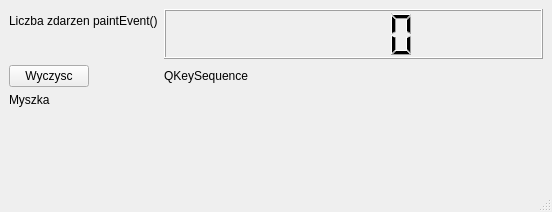
<?xml version="1.0" encoding="UTF-8"?>
<ui version="4.0">
 <class>Ui_KSL</class>
 <widget class="QMainWindow" name="Ui_KSL">
  <property name="geometry">
   <rect>
    <x>0</x>
    <y>0</y>
    <width>552</width>
    <height>212</height>
   </rect>
  </property>
  <property name="windowTitle">
   <string>MainWindow</string>
  </property>
  <widget class="QWidget" name="centralwidget">
   <layout class="QFormLayout" name="formLayout">
    <property name="labelAlignment">
     <set>Qt::AlignLeading|Qt::AlignLeft|Qt::AlignVCenter</set>
    </property>
    <property name="formAlignment">
     <set>Qt::AlignLeading|Qt::AlignLeft|Qt::AlignTop</set>
    </property>
    <item row="0" column="0">
     <widget class="QLabel" name="label">
      <property name="text">
       <string>Liczba zdarzen paintEvent()</string>
      </property>
     </widget>
    </item>
    <item row="0" column="1">
     <widget class="QLCDNumber" name="lcdNumber">
      <property name="minimumSize">
       <size>
        <width>0</width>
        <height>50</height>
       </size>
      </property>
     </widget>
    </item>
    <item row="1" column="0">
     <widget class="QPushButton" name="clearButton">
      <property name="text">
       <string>Wyczysc</string>
      </property>
     </widget>
    </item>
    <item row="1" column="1">
     <widget class="QLabel" name="label_2">
      <property name="text">
       <string>QKeySequence</string>
      </property>
     </widget>
    </item>
    <item row="2" column="0">
     <widget class="QLabel" name="mouseLabel">
      <property name="text">
       <string>Myszka</string>
      </property>
     </widget>
    </item>
   </layout>
  </widget>
  <widget class="QMenuBar" name="menubar">
   <property name="geometry">
    <rect>
     <x>0</x>
     <y>0</y>
     <width>552</width>
     <height>22</height>
    </rect>
   </property>
  </widget>
  <widget class="QStatusBar" name="statusbar"/>
 </widget>
 <resources/>
 <connections/>
</ui>
